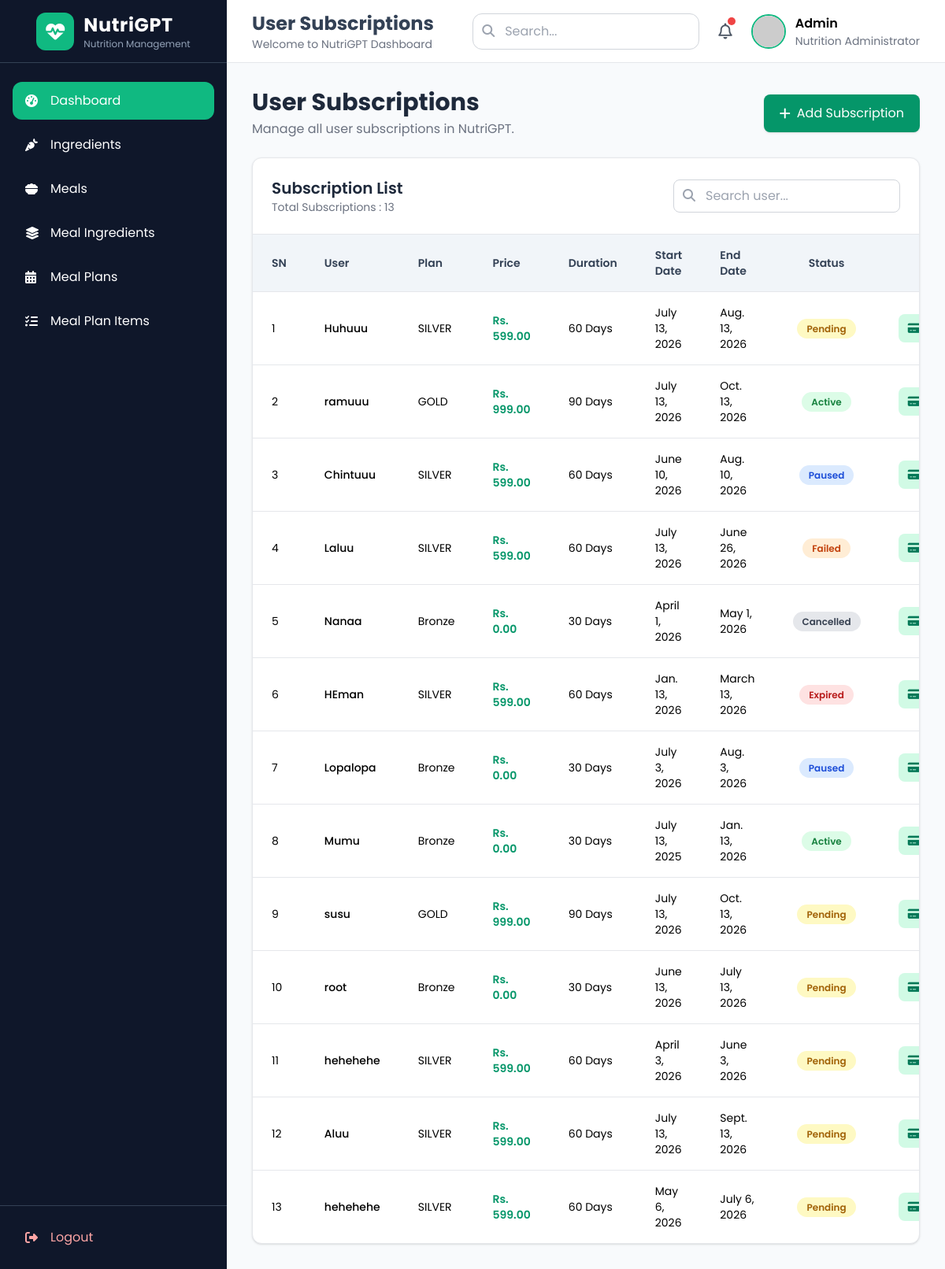
The app's page /user_sub/ with its own data.
### plan/models.py (models this page shows, shortened)
class UserSubscription(models.Model):
    user = models.ForeignKey(
        User, on_delete=models.CASCADE, related_name="subscriptions"
    )
    plan = models.ForeignKey(
        SubscriptionPlan, on_delete=models.CASCADE, related_name="user_subscriptions"
    )
    start_date = models.DateField()
    end_date = models.DateField()
    status = models.CharField(max_length=20, choices=UserSubscriptionStatus.choices, default=UserSubscriptionStatus.PENDING)
    class Meta:
        db_table = "user subscription"

class SubscriptionPlan(models.Model):
    name = models.CharField(max_length=100)
    price = models.DecimalField(max_digits=10, decimal_places=2)
    duration_days = models.PositiveIntegerField(help_text="Duration in days")
    description = models.TextField(blank=True, null=True)
    is_active = models.BooleanField(default=True)
    created_at = models.DateTimeField(auto_now_add=True)
    updated_at = models.DateTimeField(auto_now=True)
    class Meta:
        db_table = "subscription plan"

### plan/views.py (the view)
# urls.py: path('',list_user_sub, name="user_sub"),
def list_user_sub(request):
    user_sub = UserSubscription.objects.all()
    context = {
        "user_sub": user_sub
        }
    return render(request, "usersub/list.html", context)

### plan/templates/usersub/list.html (shortened to what this page needs)
{% extends "home/base.html" %}
{% block page_title %}User Subscriptions{% endblock %}
{% block content %}
<div class="space-y-6">
    <div class="flex flex-col md:flex-row md:items-center md:justify-between gap-4">
        <div>
            <h1 class="text-3xl font-bold text-slate-800">
                User Subscriptions
            </h1>
            <p class="text-gray-500 mt-1">
                Manage all user subscriptions in NutriGPT.
            </p>
        </div>
        <a href=""
           class="inline-flex items-center gap-2 bg-emerald-600 hover:bg-emerald-700 text-white px-5 py-3 rounded-lg shadow transition">
            <i class="fa-solid fa-plus"></i>
            Add Subscription
        </a>
    </div>
    <div class="bg-white rounded-xl shadow border border-gray-200">
        <div class="flex flex-col md:flex-row md:items-center md:justify-between gap-4 p-6 border-b">
            <div>
                <h2 class="text-xl font-semibold text-slate-800">
                    Subscription List
                </h2>
                <p class="text-sm text-gray-500">
                    Total Subscriptions : 13
                </p>
            </div>
            <form method="get">
                <div class="relative">
                    <input
                        type="text"
                        name="search"
                        value="{{ request.GET.search }}"
                        placeholder="Search user..."
                        class="w-72 border border-gray-300 rounded-lg pl-10 pr-4 py-2 focus:outline-none focus:ring-2 focus:ring-emerald-500">
                    <i class="fa-solid fa-magnifying-glass absolute left-3 top-3 text-gray-400"></i>
                </div>
            </form>
        </div>
        <div class="overflow-x-auto">
            <table class="min-w-full text-sm">
                <thead class="bg-slate-100 text-slate-700">
                    <tr>
                        <th class="px-6 py-4 text-left font-semibold">SN</th>
                        <th class="px-6 py-4 text-left font-semibold">User</th>
                        <th class="px-6 py-4 text-left font-semibold">Plan</th>
                        <th class="px-6 py-4 text-left font-semibold">Price</th>
                        <th class="px-6 py-4 text-left font-semibold">Duration</th>
                        <th class="px-6 py-4 text-left font-semibold">Start Date</th>
                        <th class="px-6 py-4 text-left font-semibold">End Date</th>
                        <th class="px-6 py-4 text-center font-semibold">Status</th>
                        <th class="px-6 py-4 text-center font-semibold">Actions</th>
                    </tr>
                </thead>
                <tbody>
                {% for subscription in user_sub %}
                    <tr class="border-t hover:bg-slate-50">
                        <td class="px-6 py-4">
                            {{ forloop.counter }}
                        </td>
                        <td class="px-6 py-4 font-medium">
                            {{ subscription.user.username }}
                        </td>
                        <td class="px-6 py-4">
                            {{ subscription.plan.name }}
                        </td>
                        <td class="px-6 py-4 font-semibold text-emerald-600">
                            Rs. {{ subscription.plan.price }}
                        </td>
                        <td class="px-6 py-4">
                            {{ subscription.plan.duration_days }} Days
                        </td>
                        <td class="px-6 py-4">
                            {{ subscription.start_date }}
                        </td>
                        <td class="px-6 py-4">
                            {{ subscription.end_date }}
                        </td>
                        <td class="px-6 py-4 text-center">
                            {% if subscription.status == "Active" %}
                                <span class="px-3 py-1 rounded-full bg-green-100 text-green-700 text-xs font-semibold">
                                    {{ subscription.status }}
                                </span>
                            {% elif subscription.status == "Expired" %}
                                <span class="px-3 py-1 rounded-full bg-red-100 text-red-700 text-xs font-semibold">
                                    {{ subscription.status }}
                                </span>
                            {% elif subscription.status == "Pending" %}
                                <span class="px-3 py-1 rounded-full bg-yellow-100 text-yellow-700 text-xs font-semibold">
                                    {{ subscription.status }}
                                </span>
                            {% elif subscription.status == "Cancelled" %}
                                <span class="px-3 py-1 rounded-full bg-gray-200 text-gray-700 text-xs font-semibold">
                                    {{ subscription.status }}
                                </span>
                            {% elif subscription.status == "Paused" %}
                                <span class="px-3 py-1 rounded-full bg-blue-100 text-blue-700 text-xs font-semibold">
                                    {{ subscription.status }}
                                </span>
                            {% else %}
                                <span class="px-3 py-1 rounded-full bg-orange-100 text-orange-700 text-xs font-semibold">
                                    {{ subscription.status }}
                                </span>
                            {% endif %}
                        </td>
                        <td class="px-6 py-4">
                            <div class="flex justify-center gap-2">
                                <a href=""
                                    class="px-3 py-2 rounded-lg bg-emerald-100 text-emerald-700 hover:bg-emerald-200"
                                    title="Pay Subscription">
                                        <i class="fa-solid fa-credit-card"></i>
                            </div>
                        </td>
                    </tr>
                {% endfor %}
                </tbody>
            </table>
        </div>
    </div>
</div>
{% endblock %}

### home/templates/home/base.html (style rules this page uses)
body { font-family: 'Poppins', sans-serif; background:#f8fafc; }

### records on screen
UserSubscription: user.username "Huhuuu", plan.name "SILVER", plan.price "599.00", plan.duration_days "60", start_date "July 13, 2026", end_date "Aug. 13, 2026", status "Pending"
UserSubscription: user.username "ramuuu", plan.name "GOLD", plan.price "999.00", plan.duration_days "90", start_date "July 13, 2026", end_date "Oct. 13, 2026", status "Active"
UserSubscription: user.username "Chintuuu", plan.name "SILVER", plan.price "599.00", plan.duration_days "60", start_date "June 10, 2026", end_date "Aug. 10, 2026", status "Paused"
UserSubscription: user.username "Laluu", plan.name "SILVER", plan.price "599.00", plan.duration_days "60", start_date "July 13, 2026", end_date "June 26, 2026", status "Failed"
UserSubscription: user.username "Nanaa", plan.name "Bronze", plan.price "0.00", plan.duration_days "30", start_date "April 1, 2026", end_date "May 1, 2026", status "Cancelled"
UserSubscription: user.username "HEman", plan.name "SILVER", plan.price "599.00", plan.duration_days "60", start_date "Jan. 13, 2026", end_date "March 13, 2026", status "Expired"
UserSubscription: user.username "Lopalopa", plan.name "Bronze", plan.price "0.00", plan.duration_days "30", start_date "July 3, 2026", end_date "Aug. 3, 2026", status "Paused"
UserSubscription: user.username "Mumu", plan.name "Bronze", plan.price "0.00", plan.duration_days "30", start_date "July 13, 2025", end_date "Jan. 13, 2026", status "Active"
UserSubscription: user.username "susu", plan.name "GOLD", plan.price "999.00", plan.duration_days "90", start_date "July 13, 2026", end_date "Oct. 13, 2026", status "Pending"
UserSubscription: user.username "root", plan.name "Bronze", plan.price "0.00", plan.duration_days "30", start_date "June 13, 2026", end_date "July 13, 2026", status "Pending"
UserSubscription: user.username "hehehehe", plan.name "SILVER", plan.price "599.00", plan.duration_days "60", start_date "April 3, 2026", end_date "June 3, 2026", status "Pending"
UserSubscription: user.username "Aluu", plan.name "SILVER", plan.price "599.00", plan.duration_days "60", start_date "July 13, 2026", end_date "Sept. 13, 2026", status "Pending"
UserSubscription: user.username "hehehehe", plan.name "SILVER", plan.price "599.00", plan.duration_days "60", start_date "May 6, 2026", end_date "July 6, 2026", status "Pending"
